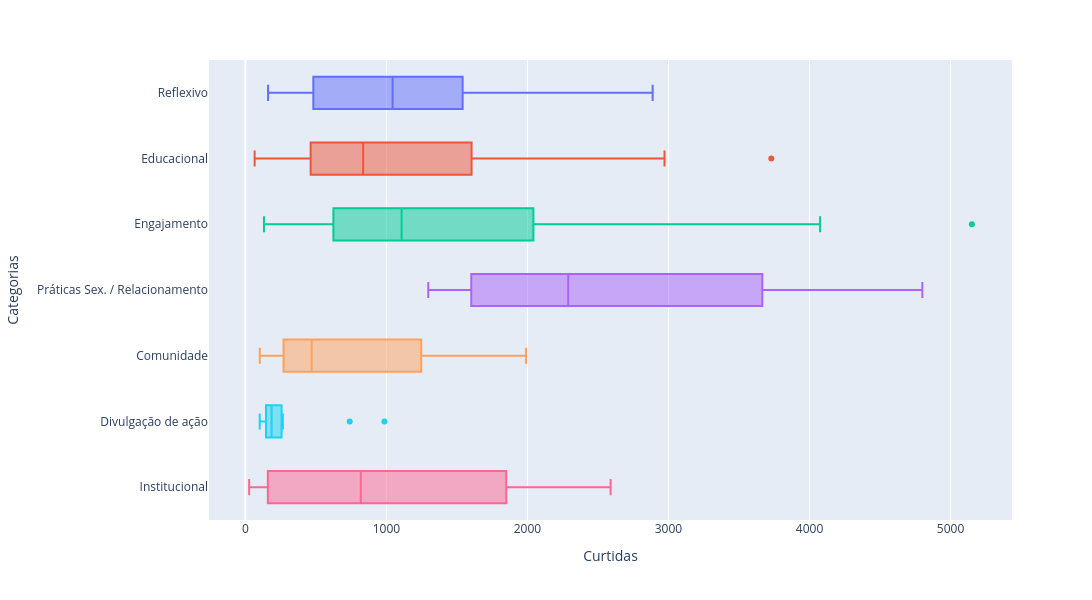

This figure's notebook cell:
### Code cell
fig =px.box(df, x='Curtidas', y='Categorias', color='Categorias')

fig.update_layout(
    width=1200,
    height=600,
    showlegend=False
)

### Figure 1 — Plotly figure (JSON) as saved in the notebook; plotly's stock layout.template omitted (floating-point values rounded to 4 significant figures)
{"data": [{"alignmentgroup": "True", "hovertemplate": "Categorias=%{y}<br>Curtidas=%{x}<extra></extra>", "legendgroup": "Reflexivo", "marker": {"color": "#636efa"}, "name": "Reflexivo", "notched": false, "offsetgroup": "Reflexivo", "orientation": "h", "showlegend": true, "type": "box", "x": [1056, 1684, 1305, 1631, 579, 1920, 279, 2587, 1121, 1554, 446, 1286, 432, 2802, 189, 2888, 1158, 497, 477, 839, 635, 507, 778, 1093, 1522, 1547, 161, 222, 1044, 2705, 1033, 1393, 332, 792, 464, 361, 987, 2397, 1113], "x0": " ", "xaxis": "x", "y": ["Reflexivo", "Reflexivo", "Reflexivo", "Reflexivo", "Reflexivo", "Reflexivo", "Reflexivo", "Reflexivo", "Reflexivo", "Reflexivo", "Reflexivo", "Reflexivo", "Reflexivo", "Reflexivo", "Reflexivo", "Reflexivo", "Reflexivo", "Reflexivo", "Reflexivo", "Reflexivo", "Reflexivo", "Reflexivo", "Reflexivo", "Reflexivo", "Reflexivo", "Reflexivo", "Reflexivo", "Reflexivo", "Reflexivo", "Reflexivo", "Reflexivo", "Reflexivo", "Reflexivo", "Reflexivo", "Reflexivo", "Reflexivo", "Reflexivo", "Reflexivo", "Reflexivo"], "y0": " ", "yaxis": "y"}, {"alignmentgroup": "True", "hovertemplate": "Categorias=%{y}<br>Curtidas=%{x}<extra></extra>", "legendgroup": "Educacional", "marker": {"color": "#EF553B"}, "name": "Educacional", "notched": false, "offsetgroup": "Educacional", "orientation": "h", "showlegend": true, "type": "box", "x": [815, 1604, 376, 3729, 1002, 469, 1086, 2854, 316, 609, 463, 855, 2091, 489, 1571, 383, 2828, 1636, 1648, 572, 2364, 346, 136, 280, 2972, 1240, 66, 1528, 302, 2484, 498, 1556, 1128, 743, 637, 891, 310, 807], "x0": " ", "xaxis": "x", "y": ["Educacional", "Educacional", "Educacional", "Educacional", "Educacional", "Educacional", "Educacional", "Educacional", "Educacional", "Educacional", "Educacional", "Educacional", "Educacional", "Educacional", "Educacional", "Educacional", "Educacional", "Educacional", "Educacional", "Educacional", "Educacional", "Educacional", "Educacional", "Educacional", "Educacional", "Educacional", "Educacional", "Educacional", "Educacional", "Educacional", "Educacional", "Educacional", "Educacional", "Educacional", "Educacional", "Educacional", "Educacional", "Educacional"], "y0": " ", "yaxis": "y"}, {"alignmentgroup": "True", "hovertemplate": "Categorias=%{y}<br>Curtidas=%{x}<extra></extra>", "legendgroup": "Engajamento", "marker": {"color": "#00cc96"}, "name": "Engajamento", "notched": false, "offsetgroup": "Engajamento", "orientation": "h", "showlegend": true, "type": "box", "x": [1848, 724, 1760, 685, 825, 2471, 2006, 512, 1688, 1030, 1556, 992, 2046, 1501, 1264, 2498, 639, 2272, 481, 1579, 270, 1962, 429, 1574, 874, 4045, 1059, 662, 711, 1904, 4075, 1910, 565, 1114, 1076, 2315, 2360, 431, 1399, 4035, 3867, 4038, 2344, 1100, 1747, 2160, 2041, 1787, 2213, 1697, 1344, 1436, 483, 2315, 2243, 2598, 1032, 504, 1108, 1663, 2020, 379, 745, 1308, 1711, 640, 359, 1055, 619, 539, 880, 275, 1101, 626, 800, 797, 2156, 253, 1427, 875, 3212, 2317, 2046, 2135, 1689, 643, 507, 3249, 595, 189, 472, 288, 978, 132, 668, 442, 146, 2182, 5151, 380, 717, 717, 548, 289, 541, 2762, 1240, 485, 2744], "x0": " ", "xaxis": "x", "y": ["Engajamento", "Engajamento", "Engajamento", "Engajamento", "Engajamento", "Engajamento", "Engajamento", "Engajamento", "Engajamento", "Engajamento", "Engajamento", "Engajamento", "Engajamento", "Engajamento", "Engajamento", "Engajamento", "Engajamento", "Engajamento", "Engajamento", "Engajamento", "Engajamento", "Engajamento", "Engajamento", "Engajamento", "Engajamento", "Engajamento", "Engajamento", "Engajamento", "Engajamento", "Engajamento", "Engajamento", "Engajamento", "Engajamento", "Engajamento", "Engajamento", "Engajamento", "Engajamento", "Engajamento", "Engajamento", "Engajamento", "Engajamento", "Engajamento", "Engajamento", "Engajamento", "Engajamento", "Engajamento", "Engajamento", "Engajamento", "Engajamento", "Engajamento", "Engajamento", "Engajamento", "Engajamento", "Engajamento", "Engajamento", "Engajamento", "Engajamento", "Engajamento", "Engajamento", "Engajamento", "Engajamento", "Engajamento", "Engajamento", "Engajamento", "Engajamento", "Engajamento", "Engajamento", "Engajamento", "Engajamento", "Engajamento", "Engajamento", "Engajamento", "Engajamento", "Engajamento", "Engajamento", "Engajamento", "Engajamento", "Engajamento", "Engajamento", "Engajamento", "Engajamento", "Engajamento", "Engajamento", "Engajamento", "Engajamento", "Engajamento", "Engajamento", "Engajamento", "Engajamento", "Engajamento", "Engajamento", "Engajamento", "Engajamento", "Engajamento", "Engajamento", "Engajamento", "Engajamento", "Engajamento", "Engajamento", "Engajamento", "Engajamento", "Engajamento", "Engajamento", "Engajamento", "Engajamento", "Engajamento", "Engajamento", "Engajamento", "Engajamento"], "y0": " ", "yaxis": "y"}, {"alignmentgroup": "True", "hovertemplate": "Categorias=%{y}<br>Curtidas=%{x}<extra></extra>", "legendgroup": "Práticas Sex. / Relacionamento", "marker": {"color": "#ab63fa"}, "name": "Práticas Sex. / Relacionamento", "notched": false, "offsetgroup": "Práticas Sex. / Relacionamento", "orientation": "h", "showlegend": true, "type": "box", "x": [3216, 2180, 4800, 2289, 3353, 4603, 1297, 1565, 1614], "x0": " ", "xaxis": "x", "y": ["Práticas Sex. / Relacionamento", "Práticas Sex. / Relacionamento", "Práticas Sex. / Relacionamento", "Práticas Sex. / Relacionamento", "Práticas Sex. / Relacionamento", "Práticas Sex. / Relacionamento", "Práticas Sex. / Relacionamento", "Práticas Sex. / Relacionamento", "Práticas Sex. / Relacionamento"], "y0": " ", "yaxis": "y"}, {"alignmentgroup": "True", "hovertemplate": "Categorias=%{y}<br>Curtidas=%{x}<extra></extra>", "legendgroup": "Comunidade", "marker": {"color": "#FFA15A"}, "name": "Comunidade", "notched": false, "offsetgroup": "Comunidade", "orientation": "h", "showlegend": true, "type": "box", "x": [418, 102, 271, 497, 1382, 253, 1990, 1857, 1247, 1215, 1599, 238, 190, 1750, 226, 494, 446, 442, 573, 282, 360, 1151], "x0": " ", "xaxis": "x", "y": ["Comunidade", "Comunidade", "Comunidade", "Comunidade", "Comunidade", "Comunidade", "Comunidade", "Comunidade", "Comunidade", "Comunidade", "Comunidade", "Comunidade", "Comunidade", "Comunidade", "Comunidade", "Comunidade", "Comunidade", "Comunidade", "Comunidade", "Comunidade", "Comunidade", "Comunidade"], "y0": " ", "yaxis": "y"}, {"alignmentgroup": "True", "hovertemplate": "Categorias=%{y}<br>Curtidas=%{x}<extra></extra>", "legendgroup": "Divulgação de ação", "marker": {"color": "#19d3f3"}, "name": "Divulgação de ação", "notched": false, "offsetgroup": "Divulgação de ação", "orientation": "h", "showlegend": true, "type": "box", "x": [175, 102, 230, 740, 160, 266, 117, 986, 142, 210, 186], "x0": " ", "xaxis": "x", "y": ["Divulgação de ação", "Divulgação de ação", "Divulgação de ação", "Divulgação de ação", "Divulgação de ação", "Divulgação de ação", "Divulgação de ação", "Divulgação de ação", "Divulgação de ação", "Divulgação de ação", "Divulgação de ação"], "y0": " ", "yaxis": "y"}, {"alignmentgroup": "True", "hovertemplate": "Categorias=%{y}<br>Curtidas=%{x}<extra></extra>", "legendgroup": "Institucional", "marker": {"color": "#FF6692"}, "name": "Institucional", "notched": false, "offsetgroup": "Institucional", "orientation": "h", "showlegend": true, "type": "box", "x": [60, 577, 27, 2590, 2235, 1060, 1464, 259], "x0": " ", "xaxis": "x", "y": ["Institucional", "Institucional", "Institucional", "Institucional", "Institucional", "Institucional", "Institucional", "Institucional"], "y0": " ", "yaxis": "y"}], "layout": {"boxmode": "overlay", "height": 600, "legend": {"title": {"text": "Categorias"}, "tracegroupgap": 0}, "margin": {"t": 60}, "showlegend": false, "width": 1200, "xaxis": {"anchor": "y", "autorange": true, "domain": [0, 1], "range": [-257.7, 5436.0], "title": {"text": "Curtidas"}, "type": "linear"}, "yaxis": {"anchor": "x", "autorange": true, "categoryarray": ["Institucional", "Divulgação de ação", "Comunidade", "Práticas Sex. / Relacionamento", "Engajamento", "Educacional", "Reflexivo"], "categoryorder": "array", "domain": [0, 1], "range": [-0.5, 6.5], "title": {"text": "Categorias"}, "type": "category"}}}
